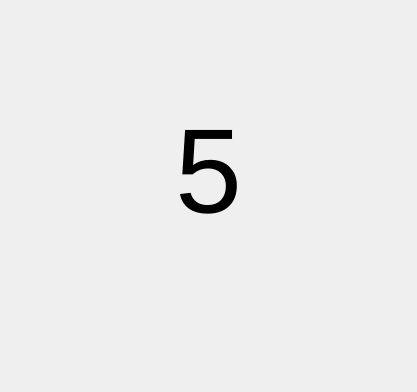
<?xml version="1.0" encoding="UTF-8"?>
<ui version="4.0">
 <class>Dlg_Timer</class>
 <widget class="QDialog" name="Dlg_Timer">
  <property name="geometry">
   <rect>
    <x>0</x>
    <y>0</y>
    <width>417</width>
    <height>392</height>
   </rect>
  </property>
  <property name="windowTitle">
   <string>Info Box mit Timer</string>
  </property>
  <property name="modal">
   <bool>true</bool>
  </property>
  <layout class="QVBoxLayout" name="verticalLayout_2">
   <item>
    <layout class="QVBoxLayout" name="verticalLayout">
     <property name="spacing">
      <number>0</number>
     </property>
     <property name="leftMargin">
      <number>0</number>
     </property>
     <property name="topMargin">
      <number>25</number>
     </property>
     <property name="bottomMargin">
      <number>25</number>
     </property>
     <item>
      <widget class="QLabel" name="lbl_timer">
       <property name="sizePolicy">
        <sizepolicy hsizetype="MinimumExpanding" vsizetype="MinimumExpanding">
         <horstretch>150</horstretch>
         <verstretch>150</verstretch>
        </sizepolicy>
       </property>
       <property name="font">
        <font>
         <pointsize>90</pointsize>
        </font>
       </property>
       <property name="text">
        <string>5</string>
       </property>
       <property name="alignment">
        <set>Qt::AlignCenter</set>
       </property>
      </widget>
     </item>
     <item>
      <widget class="QLabel" name="lbl_message">
       <property name="sizePolicy">
        <sizepolicy hsizetype="Expanding" vsizetype="Expanding">
         <horstretch>0</horstretch>
         <verstretch>0</verstretch>
        </sizepolicy>
       </property>
       <property name="minimumSize">
        <size>
         <width>200</width>
         <height>50</height>
        </size>
       </property>
       <property name="baseSize">
        <size>
         <width>0</width>
         <height>100</height>
        </size>
       </property>
       <property name="text">
        <string/>
       </property>
       <property name="alignment">
        <set>Qt::AlignBottom|Qt::AlignHCenter</set>
       </property>
      </widget>
     </item>
    </layout>
   </item>
  </layout>
 </widget>
 <resources/>
 <connections/>
</ui>
